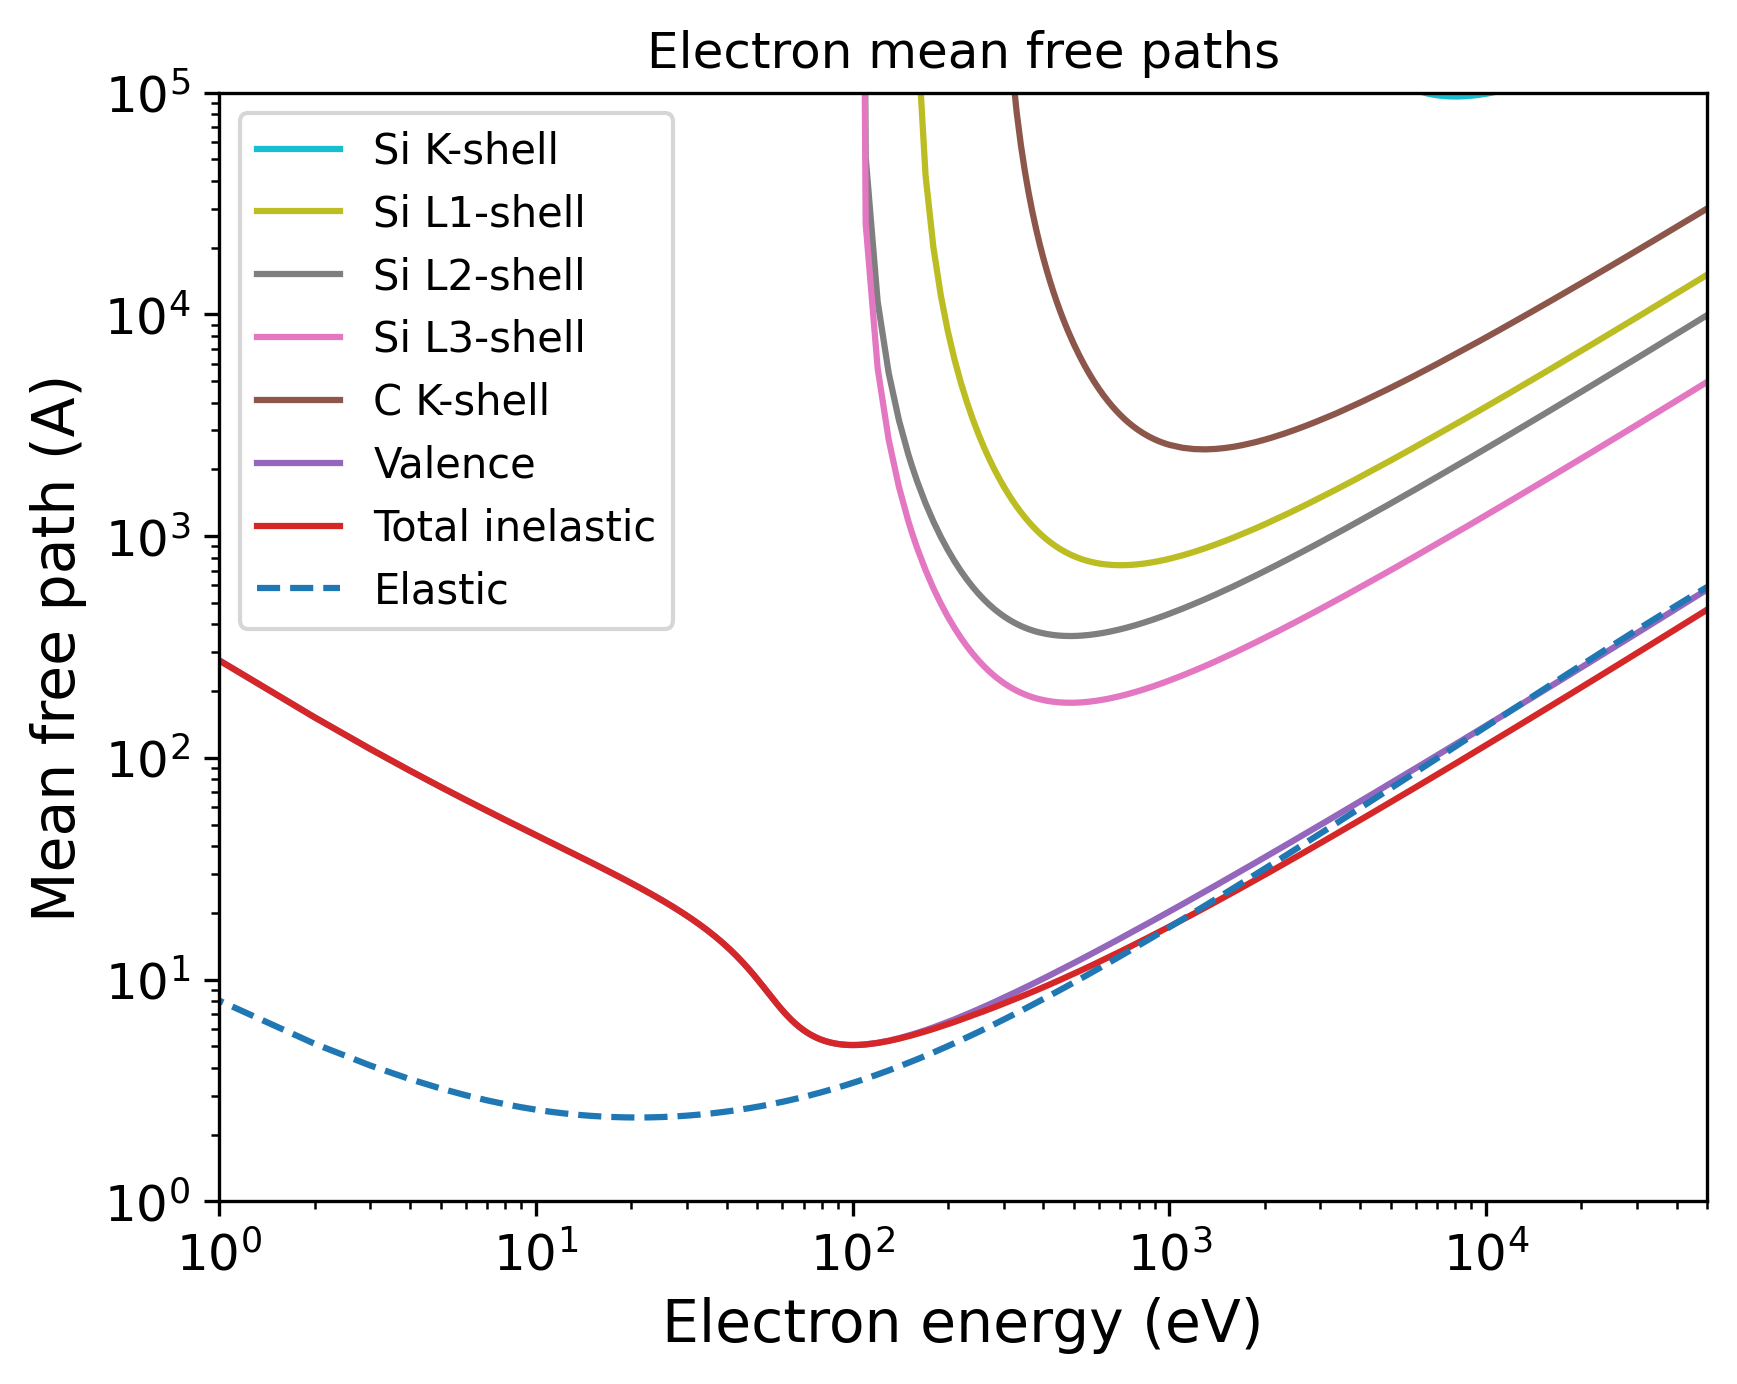

The script that saved this image:
import pandas as pd
import numpy as np
import matplotlib.pyplot as plt
import matplotlib.cm as cm
# Set the format:
plt.xlabel("Electron energy (eV)", fontsize=14)
plt.ylabel("Mean free path (A)", fontsize=14)
plt.xticks(fontsize=12)
plt.yticks(fontsize=12)
plt.grid(False)
# Set the axes:
# Read the output file:
df = pd.read_csv(r"OUTPUT_SiC_Electron_IMFP.dat", sep=r'\s+', header=None, comment="#", skipinitialspace=True)
plt.xscale("log")
plt.yscale("log")
# Prepare the plot:
columns_to_plot = [ 1, 2, 3, 4, 5, 6, 7]
labels = [ "Si K-shell", "Si L1-shell", "Si L2-shell", "Si L3-shell", "C K-shell", "Valence", "Total inelastic"]
# Create N distinct colors from a colormap
N = len(columns_to_plot)
colors = plt.cm.tab10(np.linspace(1, 0, 10))
# Set line styles:
linestyles = [ "-", "-", "-", "-", "-", "-", "-"]
for i, col in enumerate(columns_to_plot):
    color = colors[i % len(colors)]
    ls    = linestyles[i % len(linestyles)]
    label = labels[i % len(labels)]
    plt.plot(df.iloc[:, 0], df.iloc[:, col],
    color=color,
    label=label,
    linestyle=ls)
# Add a curve from the second file
df2 = pd.read_csv(r"OUTPUT_SiC_Electron_EMFP.dat", sep=r'\s+', header=None, comment="#", skipinitialspace=True)
columns_to_plot2 = [ 3]
labels2 = [ "Elastic"]
# Create second part of the plot:
for col, label in zip(columns_to_plot2, labels2):
    plt.plot(df2.iloc[:, 0], df2.iloc[:, col], label=label, linestyle="--")
plt.xlim(1.00000000,50000.00000000)
plt.ylim(1.00000000,100000.00000000)
plt.title("Electron mean free paths")
plt.legend(loc="best", fontsize=10)
# Save the plot in this format:
plt.savefig("OUTPUT_MFP_electron.png", dpi=300, bbox_inches="tight")
